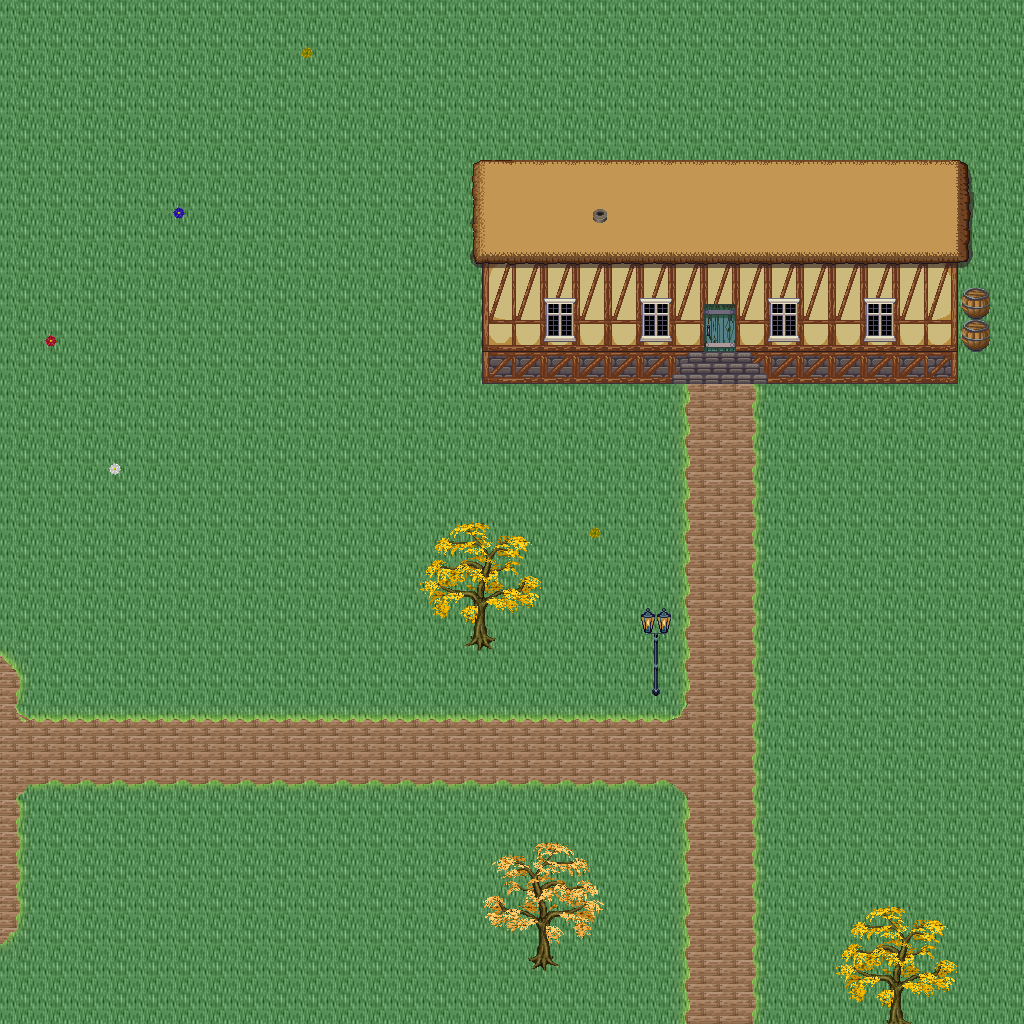

A 2D game scene composited from a Tiled map and its tileset images. What follows is a short description and the map's XML, with each tile layer's data collapsed to a summary:
An orthogonal 32x32 tile map with 32x32 px tiles, 5 tile layers (Ground, Objects, Objects2, Above, ...), 1 hidden layer not drawn, 55 tilesets.

<map version="1.10" tiledversion="1.11.0" orientation="orthogonal" renderorder="right-down" width="32" height="32" tilewidth="32" tileheight="32" infinite="0" nextlayerid="11" nextobjectid="1">
 <tileset firstgid="1" name="logic_collision" tilewidth="32" tileheight="32" tilecount="1" columns="1">
  <image source="../drawable/logic_collision.png" width="32" height="32" />
 </tileset>
 <tileset firstgid="2" name="ground_ground" tilewidth="32" tileheight="32" tilecount="33" columns="3">
  <image source="../drawable/ground_ground.png" width="96" height="352" />
 </tileset>
 <tileset firstgid="35" name="building_castle" tilewidth="32" tileheight="32" tilecount="320" columns="20">
  <image source="../drawable/building_castle.png" width="640" height="512" />
 </tileset>
 <tileset firstgid="355" name="item_weapon_cannon" tilewidth="32" tileheight="32" tilecount="12" columns="3">
  <image source="../drawable/item_weapon_cannon.png" width="96" height="128" />
 </tileset>
 <tileset firstgid="367" name="item_pot_barrels_1" tilewidth="32" tileheight="32" tilecount="8" columns="4">
  <image source="../drawable/item_pot_barrels_1.png" width="128" height="64" />
 </tileset>
 <tileset firstgid="375" name="building_door_door" tilewidth="32" tileheight="32" tilecount="6" columns="3">
  <image source="../drawable/building_door_door.png" width="96" height="64" />
 </tileset>
 <tileset firstgid="381" name="building_door_closed" tilewidth="32" tileheight="32" tilecount="1" columns="1">
  <image source="../drawable/building_door_closed.png" width="32" height="32" />
 </tileset>
 <tileset firstgid="382" name="building_window_window_centered" tilewidth="32" tileheight="32" tilecount="1" columns="1">
  <image source="../drawable/building_window_window_centered.png" width="32" height="32" />
 </tileset>
 <tileset firstgid="383" name="building_decoration_chimney_big" tilewidth="32" tileheight="32" tilecount="2" columns="1">
  <image source="../drawable/building_decoration_chimney_big.png" width="32" height="64" />
 </tileset>
 <tileset firstgid="385" name="ground_grass_edges" tilewidth="32" tileheight="32" tilecount="36" columns="12">
  <image source="../drawable/ground_grass_edges.png" width="384" height="96" />
 </tileset>
 <tileset firstgid="421" name="ground_grass_corners" tilewidth="32" tileheight="32" tilecount="24" columns="6">
  <image source="../drawable/ground_grass_corners.png" width="192" height="128" />
 </tileset>
 <tileset firstgid="445" name="plant_tree_fall_trees" tilewidth="32" tileheight="32" tilecount="40" columns="8">
  <image source="../drawable/plant_tree_fall_trees.png" width="256" height="160" />
 </tileset>
 <tileset firstgid="485" name="plant_tree_locust_tree" tilewidth="32" tileheight="32" tilecount="20" columns="4">
  <image source="../drawable/plant_tree_locust_tree.png" width="128" height="160" />
 </tileset>
 <tileset firstgid="505" name="furniture_chair_bench_white" tilewidth="32" tileheight="32" tilecount="8" columns="2">
  <image source="../drawable/furniture_chair_bench_white.png" width="64" height="128" />
 </tileset>
 <tileset firstgid="513" name="plant_flower_daisy_blue" tilewidth="32" tileheight="32" tilecount="8" columns="2">
  <image source="../drawable/plant_flower_daisy_blue.png" width="64" height="128" />
 </tileset>
 <tileset firstgid="521" name="plant_flower_daisy_red" tilewidth="32" tileheight="32" tilecount="8" columns="2">
  <image source="../drawable/plant_flower_daisy_red.png" width="64" height="128" />
 </tileset>
 <tileset firstgid="529" name="plant_flower_daisy_white" tilewidth="32" tileheight="32" tilecount="8" columns="2">
  <image source="../drawable/plant_flower_daisy_white.png" width="64" height="128" />
 </tileset>
 <tileset firstgid="537" name="plant_flower_daisy_yellow" tilewidth="32" tileheight="32" tilecount="8" columns="2">
  <image source="../drawable/plant_flower_daisy_yellow.png" width="64" height="128" />
 </tileset>
 <tileset firstgid="545" name="plant_flower_flower_bed_1" tilewidth="32" tileheight="32" tilecount="35" columns="7">
  <image source="../drawable/plant_flower_flower_bed_1.png" width="224" height="160" />
 </tileset>
 <tileset firstgid="580" name="plant_flower_planted_containers" tilewidth="32" tileheight="32" tilecount="16" columns="4">
  <image source="../drawable/plant_flower_planted_containers.png" width="128" height="128" />
 </tileset>
 <tileset firstgid="596" name="item_pot_pot_grey" tilewidth="32" tileheight="32" tilecount="1" columns="1">
  <image source="../drawable/item_pot_pot_grey.png" width="32" height="32" />
 </tileset>
 <tileset firstgid="597" name="item_pot_pot_burgundy" tilewidth="32" tileheight="32" tilecount="1" columns="1">
  <image source="../drawable/item_pot_pot_burgundy.png" width="32" height="32" />
 </tileset>
 <tileset firstgid="598" name="building_decoration_chimney" tilewidth="32" tileheight="32" tilecount="2" columns="1">
  <image source="../drawable/building_decoration_chimney.png" width="32" height="64" />
 </tileset>
 <tileset firstgid="600" name="furniture_light_lamp_blue" tilewidth="32" tileheight="32" tilecount="3" columns="1">
  <image source="../drawable/furniture_light_lamp_blue.png" width="32" height="96" />
 </tileset>
 <tileset firstgid="603" name="light_dim_light_7x5" tilewidth="32" tileheight="32" tilecount="35" columns="7">
  <image source="../drawable/light_dim_light_7x5.png" width="224" height="160" />
 </tileset>
 <tileset firstgid="638" name="logic_protection" tilewidth="32" tileheight="32" tilecount="2" columns="2">
  <image source="../drawable/logic_protection.png" width="64" height="32" />
 </tileset>
 <tileset firstgid="640" name="furniture_table_bazaar_table_1" tilewidth="32" tileheight="32" tilecount="4" columns="2">
  <image source="../drawable/furniture_table_bazaar_table_1.png" width="64" height="64" />
 </tileset>
 <tileset firstgid="644" name="furniture_table_bazaar_table_2" tilewidth="32" tileheight="32" tilecount="6" columns="2">
  <image source="../drawable/furniture_table_bazaar_table_2.png" width="64" height="96" />
 </tileset>
 <tileset firstgid="650" name="furniture_table_bazaar_table_3" tilewidth="32" tileheight="32" tilecount="6" columns="2">
  <image source="../drawable/furniture_table_bazaar_table_3.png" width="64" height="96" />
 </tileset>
 <tileset firstgid="656" name="furniture_table_bazaar_table_4" tilewidth="32" tileheight="32" tilecount="6" columns="2">
  <image source="../drawable/furniture_table_bazaar_table_4.png" width="64" height="96" />
 </tileset>
 <tileset firstgid="662" name="furniture_table_bazaar_table_5" tilewidth="32" tileheight="32" tilecount="6" columns="2">
  <image source="../drawable/furniture_table_bazaar_table_5.png" width="64" height="96" />
 </tileset>
 <tileset firstgid="668" name="furniture_table_flowers_on_bench2" tilewidth="32" tileheight="32" tilecount="6" columns="3">
  <image source="../drawable/furniture_table_flowers_on_bench2.png" width="96" height="64" />
 </tileset>
 <tileset firstgid="674" name="furniture_table_flowers_on_benches" tilewidth="32" tileheight="32" tilecount="10" columns="2">
  <image source="../drawable/furniture_table_flowers_on_benches.png" width="64" height="160" />
 </tileset>
 <tileset firstgid="684" name="furniture_table_vendors_table" tilewidth="32" tileheight="32" tilecount="35" columns="7">
  <image source="../drawable/furniture_table_vendors_table.png" width="224" height="160" />
 </tileset>
 <tileset firstgid="719" name="item_drink_bottles_and_cups" tilewidth="32" tileheight="32" tilecount="16" columns="4">
  <image source="../drawable/item_drink_bottles_and_cups.png" width="128" height="128" />
 </tileset>
 <tileset firstgid="735" name="item_drink_beers_and_flasks" tilewidth="32" tileheight="32" tilecount="12" columns="4">
  <image source="../drawable/item_drink_beers_and_flasks.png" width="128" height="96" />
 </tileset>
 <tileset firstgid="747" name="item_drink_casks" tilewidth="32" tileheight="32" tilecount="4" columns="2">
  <image source="../drawable/item_drink_casks.png" width="64" height="64" />
 </tileset>
 <tileset firstgid="751" name="item_food_meals_1" tilewidth="32" tileheight="32" tilecount="2" columns="2">
  <image source="../drawable/item_food_meals_1.png" width="64" height="32" />
 </tileset>
 <tileset firstgid="753" name="item_food_rustic_meals" tilewidth="32" tileheight="32" tilecount="2" columns="2">
  <image source="../drawable/item_food_rustic_meals.png" width="64" height="32" />
 </tileset>
 <tileset firstgid="755" name="item_household_food_preparation_2" tilewidth="32" tileheight="32" tilecount="4" columns="2">
  <image source="../drawable/item_household_food_preparation_2.png" width="64" height="64" />
 </tileset>
 <tileset firstgid="759" name="item_pot_barrels_2" tilewidth="32" tileheight="32" tilecount="8" columns="4">
  <image source="../drawable/item_pot_barrels_2.png" width="128" height="64" />
 </tileset>
 <tileset firstgid="767" name="item_pot_barrels_1" tilewidth="32" tileheight="32" tilecount="8" columns="4">
  <image source="../drawable/item_pot_barrels_1.png" width="128" height="64" />
 </tileset>
 <tileset firstgid="775" name="item_drink_olive_oil_vinegar" tilewidth="32" tileheight="32" tilecount="4" columns="2">
  <image source="../drawable/item_drink_olive_oil_vinegar.png" width="64" height="64" />
 </tileset>
 <tileset firstgid="779" name="ground_ground_3" tilewidth="32" tileheight="32" tilecount="5" columns="5">
  <image source="../drawable/ground_ground_3.png" width="160" height="32" />
 </tileset>
 <tileset firstgid="784" name="building_decoration_banner" tilewidth="32" tileheight="32" tilecount="12" columns="1">
  <image source="../drawable/building_decoration_banner.png" width="32" height="384" />
 </tileset>
 <tileset firstgid="796" name="building_cottage" tilewidth="32" tileheight="32" tilecount="256" columns="16">
  <image source="../drawable/building_cottage.png" width="512" height="512" />
 </tileset>
 <tileset firstgid="1052" name="building_roof_thatched_roof" tilewidth="32" tileheight="32" tilecount="256" columns="16">
  <image source="../drawable/building_roof_thatched_roof.png" width="512" height="512" />
 </tileset>
 <tileset firstgid="1308" name="building_door_doors" tilewidth="32" tileheight="32" tilecount="256" columns="16">
  <image source="../drawable/building_door_doors.png" width="512" height="512" />
 </tileset>
 <tileset firstgid="1564" name="building_window_windows" tilewidth="32" tileheight="32" tilecount="256" columns="16">
  <image source="../drawable/building_window_windows.png" width="512" height="512" />
 </tileset>
 <tileset firstgid="1820" name="logic_portal" tilewidth="32" tileheight="32" tilecount="24" columns="8">
  <image source="../drawable/logic_portal.png" width="256" height="96" />
 </tileset>
 <tileset firstgid="1844" name="plant_bush_leafy" tilewidth="32" tileheight="32" tilecount="48" columns="8">
  <image source="../drawable/plant_bush_leafy.png" width="256" height="192" />
 </tileset>
 <tileset firstgid="1892" name="plant_bushes_and_trees" tilewidth="32" tileheight="32" tilecount="144" columns="16">
  <image source="../drawable/plant_bushes_and_trees.png" width="512" height="289" />
 </tileset>
 <tileset firstgid="2036" name="plant_bush_berried" tilewidth="32" tileheight="32" tilecount="60" columns="5">
  <image source="../drawable/plant_bush_berried.png" width="160" height="384" />
 </tileset>
 <tileset firstgid="2096" name="plant_bush_fern" tilewidth="32" tileheight="32" tilecount="32" columns="8">
  <image source="../drawable/plant_bush_fern.png" width="256" height="128" />
 </tileset>
 <tileset firstgid="2128" name="plant_bush_bush_pinks" tilewidth="32" tileheight="32" tilecount="4" columns="2">
  <image source="../drawable/plant_bush_bush_pinks.png" width="64" height="64" />
 </tileset>
 <layer id="1" name="Ground" width="32" height="32">
  <data>[1024 cells, 1024 non-empty, 2 distinct tile ids]</data>
 </layer>
 <layer id="2" name="Objects" width="32" height="32">
  <data>[1024 cells, 160 non-empty, 32 distinct tile ids]</data>
 </layer>
 <layer id="3" name="Objects2" width="32" height="32">
  <data>[1024 cells, 13 non-empty, 7 distinct tile ids]</data>
 </layer>
 <layer id="4" name="Above" width="32" height="32">
  <data>[1024 cells, 118 non-empty, 53 distinct tile ids]</data>
 </layer>
 <layer id="5" name="Above2" width="32" height="32">
  <data>[1024 cells, 1 non-empty, 1 distinct tile ids]</data>
 </layer>
 <layer id="6" name="Walkable" width="32" height="32" visible="0">
  <data>[1024 cells, 81 non-empty, 1 distinct tile ids]</data>
 </layer>
 <objectgroup id="7" name="Mapevents" />
 <objectgroup id="8" name="Spawn" />
 <objectgroup id="9" name="Keys" />
 <objectgroup id="10" name="Replace" />
</map>
